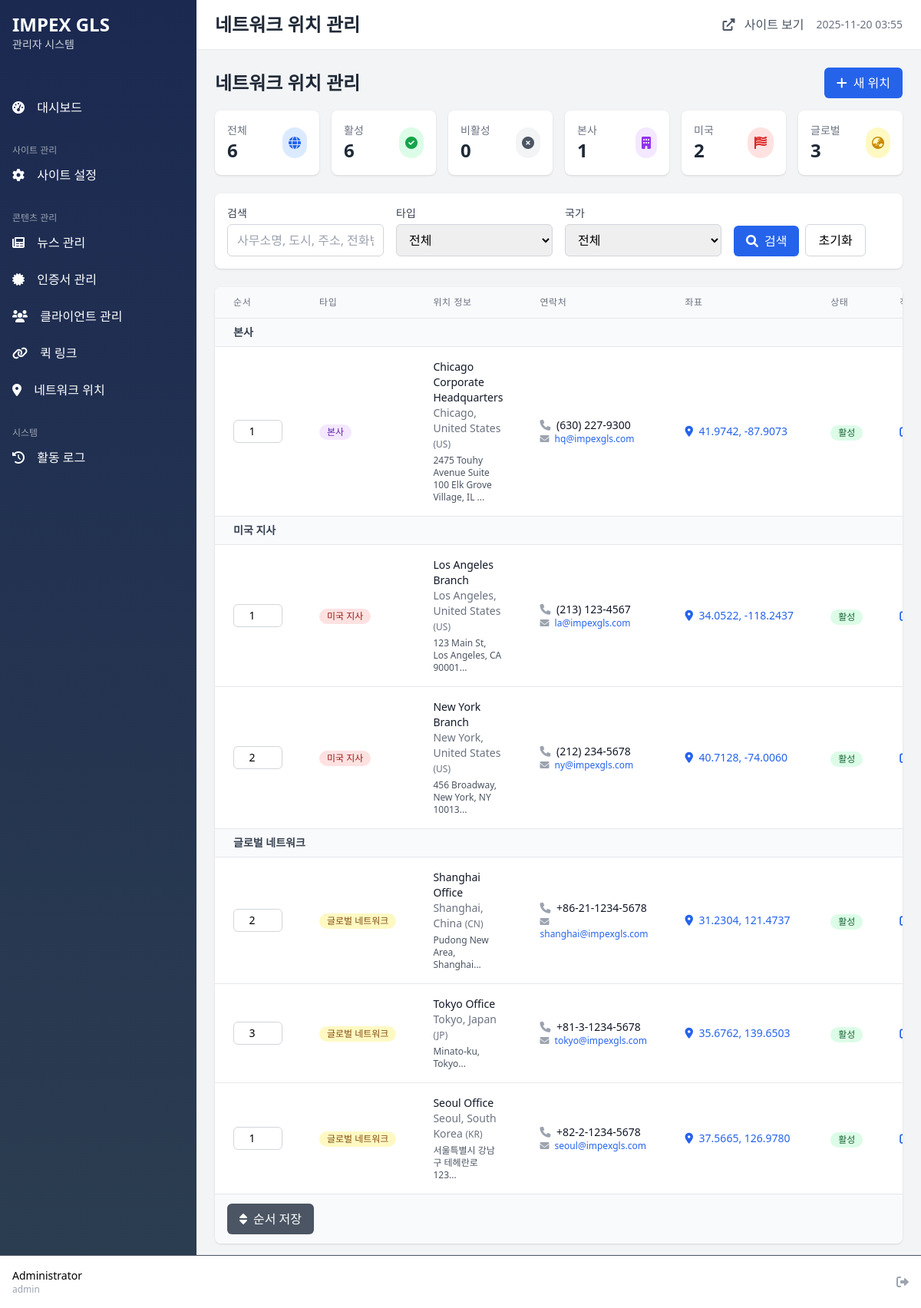
Page /admin/locations/index.php (signed in) on the committed database.
### tables this page shows
CREATE TABLE network_locations (
    id INT PRIMARY KEY AUTO_INCREMENT,
    location_type ENUM('headquarters', 'usa', 'global') NOT NULL,
    country_code VARCHAR(2),
    country_name VARCHAR(100),
    city VARCHAR(100),
    office_name VARCHAR(200),
    address TEXT,
    phone VARCHAR(50),
    fax VARCHAR(50),
    email VARCHAR(100),
    latitude DECIMAL(10, 8),
    longitude DECIMAL(11, 8),
    services JSON,
    operating_hours JSON,
    sort_order INT DEFAULT 0,
    is_active TINYINT DEFAULT 1,
    created_at TIMESTAMP DEFAULT CURRENT_TIMESTAMP
);

### admin/includes/functions.php (called while the page is built, shortened)
<?php
function e($string) {
    return htmlspecialchars($string ?? '', ENT_QUOTES, 'UTF-8');
}
?>

### admin/locations/index.php (the view, shortened to what this page needs)
<?php
require_once '../includes/functions.php';
$search = $_GET['search'] ?? '';
$page = max(1, intval($_GET['page'] ?? 1));
$per_page = 20;
try {
    $pdo = getDBConnection();
    $where_conditions = [];
    $where_clause = $where_conditions ? 'WHERE ' . implode(' AND ', $where_conditions) : '';
    $offset = ($page - 1) * $per_page;
    $stmt = $pdo->prepare("
        SELECT * FROM network_locations
        $where_clause
        ORDER BY location_type, country_name, sort_order, id DESC
        LIMIT :limit OFFSET :offset
    ");
    $stmt->bindValue(':limit', $per_page, PDO::PARAM_INT);
    $stmt->bindValue(':offset', $offset, PDO::PARAM_INT);
    $stmt->execute();
    $locations = $stmt->fetchAll(PDO::FETCH_ASSOC);
    $stmt = $pdo->query("
        SELECT
            COUNT(*) as total,
            SUM(is_active = 1) as active,
            SUM(is_active = 0) as inactive,
            SUM(location_type = 'headquarters') as headquarters,
            SUM(location_type = 'usa') as usa,
            SUM(location_type = 'global') as global
        FROM network_locations
    ");
    $stats = $stmt->fetch(PDO::FETCH_ASSOC);
} catch (Exception $e) {
    error_log("Location error: " . $e->getMessage());
    $locations = [];
    $total_count = 0;
    $total_pages = 1;
    $countries = [];
    $stats = ['total' => 0, 'active' => 0, 'inactive' => 0, 'headquarters' => 0, 'usa' => 0, 'global' => 0];
}
$location_types = [
    'headquarters' => '본사',
    'usa' => '미국 지사',
    'global' => '글로벌 네트워크'
];
include '../includes/header.php';
?>
<div class="mb-6">
    <div class="flex justify-between items-center mb-4">
        <div>
            <h1 class="text-2xl font-bold text-gray-800">네트워크 위치 관리</h1>
        </div>
        <a href="create.php" class="bg-blue-600 text-white px-4 py-2 rounded-md hover:bg-blue-700 transition duration-200">
            <i class="fas fa-plus mr-2"></i>새 위치
        </a>
    </div>
    <div class="grid grid-cols-2 md:grid-cols-6 gap-4">
        <div class="bg-white rounded-lg shadow p-4">
            <div class="flex items-center justify-between">
                <div>
                    <p class="text-gray-500 text-sm">전체</p>
                    <p class="text-2xl font-bold text-gray-800"><?php echo number_format($stats['total']); ?></p>
                </div>
                <div class="bg-blue-100 rounded-full p-2">
                    <i class="fas fa-globe text-blue-600"></i>
                </div>
            </div>
        </div>
        <div class="bg-white rounded-lg shadow p-4">
            <div class="flex items-center justify-between">
                <div>
                    <p class="text-gray-500 text-sm">활성</p>
                    <p class="text-2xl font-bold text-gray-800"><?php echo number_format($stats['active']); ?></p>
                </div>
                <div class="bg-green-100 rounded-full p-2">
                    <i class="fas fa-check-circle text-green-600"></i>
                </div>
            </div>
        </div>
        <div class="bg-white rounded-lg shadow p-4">
            <div class="flex items-center justify-between">
                <div>
                    <p class="text-gray-500 text-sm">비활성</p>
                    <p class="text-2xl font-bold text-gray-800"><?php echo number_format($stats['inactive']); ?></p>
                </div>
                <div class="bg-gray-100 rounded-full p-2">
                    <i class="fas fa-times-circle text-gray-600"></i>
                </div>
            </div>
        </div>
        <div class="bg-white rounded-lg shadow p-4">
            <div class="flex items-center justify-between">
                <div>
                    <p class="text-gray-500 text-sm">본사</p>
                    <p class="text-2xl font-bold text-gray-800"><?php echo number_format($stats['headquarters']); ?></p>
                </div>
                <div class="bg-purple-100 rounded-full p-2">
                    <i class="fas fa-building text-purple-600"></i>
                </div>
            </div>
        </div>
        <div class="bg-white rounded-lg shadow p-4">
            <div class="flex items-center justify-between">
                <div>
                    <p class="text-gray-500 text-sm">미국</p>
                    <p class="text-2xl font-bold text-gray-800"><?php echo number_format($stats['usa']); ?></p>
                </div>
                <div class="bg-red-100 rounded-full p-2">
                    <i class="fas fa-flag-usa text-red-600"></i>
                </div>
            </div>
        </div>
        <div class="bg-white rounded-lg shadow p-4">
            <div class="flex items-center justify-between">
                <div>
                    <p class="text-gray-500 text-sm">글로벌</p>
                    <p class="text-2xl font-bold text-gray-800"><?php echo number_format($stats['global']); ?></p>
                </div>
                <div class="bg-yellow-100 rounded-full p-2">
                    <i class="fas fa-globe-asia text-yellow-600"></i>
                </div>
            </div>
        </div>
    </div>
</div>
<div class="bg-white rounded-lg shadow mb-6">
    <div class="p-4">
        <form method="GET" action="" class="grid grid-cols-1 md:grid-cols-4 gap-4">
            <div>
                <label class="block text-sm font-medium text-gray-700 mb-1">검색</label>
                <input type="text"
                       name="search"
                       value="<?php echo e($search); ?>"
                       placeholder="사무소명, 도시, 주소, 전화번호"
                       class="w-full px-3 py-2 border border-gray-300 rounded-md focus:outline-none focus:ring-2 focus:ring-blue-500">
            </div>
            <div>
                <label class="block text-sm font-medium text-gray-700 mb-1">타입</label>
                <select name="type"
                        class="w-full px-3 py-2 border border-gray-300 rounded-md focus:outline-none focus:ring-2 focus:ring-blue-500">
                    <option value="">전체</option>
                </select>
            </div>
            <div>
                <label class="block text-sm font-medium text-gray-700 mb-1">국가</label>
                <select name="country"
                        class="w-full px-3 py-2 border border-gray-300 rounded-md focus:outline-none focus:ring-2 focus:ring-blue-500">
                    <option value="">전체</option>
                </select>
            </div>
            <div class="flex items-end space-x-2">
                <button type="submit"
                        class="bg-blue-600 text-white px-4 py-2 rounded-md hover:bg-blue-700 transition duration-200">
                    <i class="fas fa-search mr-2"></i>검색
                </button>
                <a href="<?php echo $_SERVER['PHP_SELF']; ?>"
                   class="px-4 py-2 border border-gray-300 rounded-md hover:bg-gray-50 transition duration-200">
                    초기화
                </a>
            </div>
        </form>
    </div>
</div>
<form method="POST" action="">
    <div class="bg-white rounded-lg shadow overflow-hidden">
        <div class="overflow-x-auto">
            <table class="min-w-full divide-y divide-gray-200">
                <thead class="bg-gray-50">
                    <tr>
                        <th class="px-6 py-3 text-left text-xs font-medium text-gray-500 uppercase tracking-wider">
                            순서
                        </th>
                        <th class="px-6 py-3 text-left text-xs font-medium text-gray-500 uppercase tracking-wider">
                            타입
                        </th>
                        <th class="px-6 py-3 text-left text-xs font-medium text-gray-500 uppercase tracking-wider">
                            위치 정보
                        </th>
                        <th class="px-6 py-3 text-left text-xs font-medium text-gray-500 uppercase tracking-wider">
                            연락처
                        </th>
                        <th class="px-6 py-3 text-left text-xs font-medium text-gray-500 uppercase tracking-wider">
                            좌표
                        </th>
                        <th class="px-6 py-3 text-left text-xs font-medium text-gray-500 uppercase tracking-wider">
                            상태
                        </th>
                        <th class="px-6 py-3 text-left text-xs font-medium text-gray-500 uppercase tracking-wider">
                        </th>
                    </tr>
                </thead>
                <tbody class="bg-white divide-y divide-gray-200">
                    <?php if (empty($locations)): ?>
                    <tr>
                        <td colspan="7" class="px-6 py-4 text-center text-gray-500">
                            위치가 없습니다.
                        </td>
                    </tr>
                    <?php else: ?>
                        <?php
                        $current_type = '';
                        foreach ($locations as $location):
                            if ($current_type !== $location['location_type']):
                                $current_type = $location['location_type'];
                        ?>
                        <tr class="bg-gray-50">
                            <td colspan="7" class="px-6 py-2 text-sm font-semibold text-gray-700">
                                <?php echo e($location_types[$current_type] ?? $current_type); ?>
                            </td>
                        </tr>
                        <?php endif; ?>
                        <tr class="hover:bg-gray-50">
                            <td class="px-6 py-4 whitespace-nowrap">
                                <input type="number"
                                       name="sort_order[<?php echo $location['id']; ?>]"
                                       value="<?php echo $location['sort_order']; ?>"
                                       class="w-16 px-2 py-1 border border-gray-300 rounded-md text-sm text-center">
                            </td>
                            <td class="px-6 py-4 whitespace-nowrap text-sm">
                                <span class="inline-flex items-center px-2.5 py-0.5 rounded-full text-xs font-medium
                                       <?php
                                       echo $location['location_type'] == 'headquarters' ? 'bg-purple-100 text-purple-800' :
                                            ($location['location_type'] == 'usa' ? 'bg-red-100 text-red-800' : 'bg-yellow-100 text-yellow-800');
                                       ?>">
                                    <?php echo e($location_types[$location['location_type']] ?? $location['location_type']); ?>
                                </span>
                            </td>
                            <td class="px-6 py-4">
                                <div class="text-sm">
                                    <div class="font-medium text-gray-900">
                                        <?php echo e($location['office_name']); ?>
                                    </div>
                                    <div class="text-gray-500">
                                        <?php echo e($location['city']); ?>, <?php echo e($location['country_name']); ?>
                                        <?php if ($location['country_code']): ?>
                                            <span class="text-xs">(<?php echo e($location['country_code']); ?>)</span>
                                        <?php endif; ?>
                                    </div>
                                    <?php if ($location['address']): ?>
                                    <div class="text-gray-600 text-xs mt-1">
                                        <?php echo e(mb_substr($location['address'], 0, 50)); ?>...
                                    </div>
                                    <?php endif; ?>
                                </div>
                            </td>
                            <td class="px-6 py-4 text-sm">
                                <?php if ($location['phone']): ?>
                                <div class="text-gray-900">
                                    <i class="fas fa-phone text-gray-400 mr-1"></i>
                                    <?php echo e($location['phone']); ?>
                                </div>
                                <?php endif; ?>
                                <?php if ($location['email']): ?>
                                <div class="text-blue-600 text-xs">
                                    <i class="fas fa-envelope text-gray-400 mr-1"></i>
                                    <?php echo e($location['email']); ?>
                                </div>
                                <?php endif; ?>
                            </td>
                            <td class="px-6 py-4 whitespace-nowrap text-sm text-gray-900">
                                <?php if ($location['latitude'] && $location['longitude']): ?>
                                <a href="https://maps.google.com/?q=<?php echo $location['latitude']; ?>,<?php echo $location['longitude']; ?>"
                                   target="_blank"
                                   class="text-blue-600 hover:text-blue-800">
                                    <i class="fas fa-map-marker-alt mr-1"></i>
                                    <?php echo number_format($location['latitude'], 4); ?>,
                                    <?php echo number_format($location['longitude'], 4); ?>
                                </a>
                                <?php else: ?>
                                <span class="text-gray-400">-</span>
                                <?php endif; ?>
                            </td>
                            <td class="px-6 py-4 whitespace-nowrap">
                                <form method="POST" action="" class="inline">
                                    <button type="submit"
                                            name="toggle_active"
                                            class="inline-flex items-center px-2.5 py-0.5 rounded-full text-xs font-medium
                                                   <?php echo $location['is_active'] ? 'bg-green-100 text-green-800' : 'bg-gray-100 text-gray-800'; ?>">
                                        <?php echo $location['is_active'] ? '활성' : '비활성'; ?>
                                    </button>
                                </form>
                            </td>
                            <td class="px-6 py-4 whitespace-nowrap text-sm">
                                <div class="flex space-x-2">
                                    <a href="edit.php?id=<?php echo $location['id']; ?>"
                                       class="text-blue-600 hover:text-blue-900">
                                        <i class="fas fa-edit"></i>
                                    </a>
                                </div>
                            </td>
                        </tr>
                        <?php endforeach; ?>
                    <?php endif; ?>
                </tbody>
            </table>
        </div>
        <?php if (!empty($locations)): ?>
        <div class="bg-gray-50 px-4 py-3 border-t border-gray-200">
            <button type="submit"
                    name="update_order"
                    class="bg-gray-600 text-white px-4 py-2 rounded-md hover:bg-gray-700 transition duration-200">
                <i class="fas fa-sort mr-2"></i>순서 저장
            </button>
        </div>
        <?php endif; ?>
    </div>
</form>
<?php include '../includes/footer.php'; ?>

### rows in the picture
network_locations: location_type "본사", id+sort_order "1", office_name "Chicago Corporate Headquarters", city "Chicago", country_name "United States", country_code "US", address "2475 Touhy Avenue Suite 100 Elk Grove Village, IL", phone "(630) 227-9300", email "hq@impexgls.com", latitude "41.9742", longitude "-87.9073", is_active "활성"
network_locations: location_type "미국 지사", sort_order "1", office_name "Los Angeles Branch", city "Los Angeles", country_name "United States", country_code "US", address "123 Main St, Los Angeles, CA 90001", phone "(213) 123-4567", email "la@impexgls.com", latitude "34.0522", longitude "-118.2437", is_active "활성"
network_locations: sort_order "2", location_type "미국 지사", office_name "New York Branch", city "New York", country_name "United States", country_code "US", address "456 Broadway, New York, NY 10013", phone "(212) 234-5678", email "ny@impexgls.com", latitude "40.7128", longitude "-74.0060", is_active "활성"
network_locations: location_type "글로벌 네트워크", sort_order "2", office_name "Shanghai Office", city "Shanghai", country_name "China", country_code "CN", address "Pudong New Area, Shanghai", phone "+86-21-1234-5678", email "shanghai@impexgls.com", latitude "31.2304", longitude "121.4737", is_active "활성"
network_locations: sort_order "3", location_type "글로벌 네트워크", office_name "Tokyo Office", city "Tokyo", country_name "Japan", country_code "JP", address "Minato-ku, Tokyo", phone "+81-3-1234-5678", email "tokyo@impexgls.com", latitude "35.6762", longitude "139.6503", is_active "활성"
network_locations: sort_order "1", location_type "글로벌 네트워크", office_name "Seoul Office", city "Seoul", country_name "South Korea", country_code "KR", address "서울특별시 강남구 테헤란로 123", phone "+82-2-1234-5678", email "seoul@impexgls.com", latitude "37.5665", longitude "126.9780", is_active "활성"

### other values in the picture
$_SESSION['admin_name'] "Administrator"
$_SESSION['admin_username'] "admin"
$page_title "네트워크 위치 관리"
$stats['total'] "6"
$stats['active'] "6"
$stats['inactive'] "0"
$stats['headquarters'] "1"
$stats['usa'] "2"
$stats['global'] "3"
